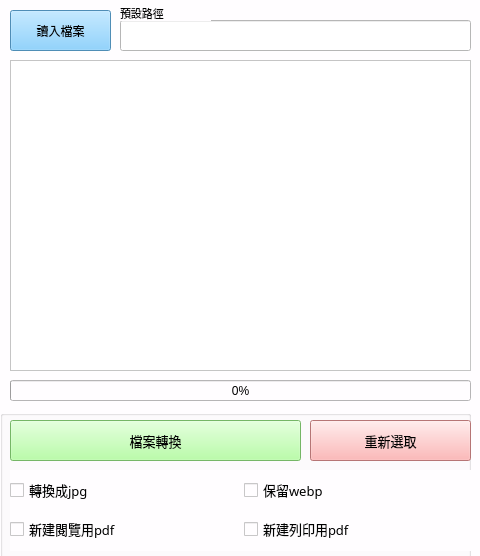
<?xml version="1.0" encoding="UTF-8"?>
<ui version="4.0">
 <class>Form</class>
 <widget class="QWidget" name="Form">
  <property name="enabled">
   <bool>true</bool>
  </property>
  <property name="geometry">
   <rect>
    <x>0</x>
    <y>0</y>
    <width>480</width>
    <height>556</height>
   </rect>
  </property>
  <property name="windowTitle">
   <string>Form</string>
  </property>
  <property name="styleSheet">
   <string notr="true">background-color: rgb(255, 253, 255);</string>
  </property>
  <widget class="QListWidget" name="listWidget">
   <property name="geometry">
    <rect>
     <x>10</x>
     <y>60</y>
     <width>461</width>
     <height>311</height>
    </rect>
   </property>
   <property name="styleSheet">
    <string notr="true">background-color: rgb(255, 255, 255);</string>
   </property>
  </widget>
  <widget class="QPushButton" name="pushButton_2">
   <property name="geometry">
    <rect>
     <x>10</x>
     <y>10</y>
     <width>101</width>
     <height>41</height>
    </rect>
   </property>
   <property name="font">
    <font>
     <family>Microsoft JhengHei UI</family>
     <pointsize>9</pointsize>
    </font>
   </property>
   <property name="styleSheet">
    <string notr="true">background-color: rgb(111, 198, 255);</string>
   </property>
   <property name="text">
    <string>讀入檔案</string>
   </property>
  </widget>
  <widget class="QLineEdit" name="lineEdit">
   <property name="geometry">
    <rect>
     <x>120</x>
     <y>20</y>
     <width>351</width>
     <height>31</height>
    </rect>
   </property>
   <property name="styleSheet">
    <string notr="true">background-color: rgb(255, 255, 255);</string>
   </property>
  </widget>
  <widget class="QLabel" name="label">
   <property name="geometry">
    <rect>
     <x>120</x>
     <y>5</y>
     <width>91</width>
     <height>16</height>
    </rect>
   </property>
   <property name="font">
    <font>
     <pointsize>8</pointsize>
    </font>
   </property>
   <property name="text">
    <string>預設路徑</string>
   </property>
  </widget>
  <widget class="QGroupBox" name="groupBox">
   <property name="geometry">
    <rect>
     <x>0</x>
     <y>410</y>
     <width>471</width>
     <height>151</height>
    </rect>
   </property>
   <property name="styleSheet">
    <string notr="true"/>
   </property>
   <property name="title">
    <string/>
   </property>
   <widget class="QPushButton" name="pushButton">
    <property name="enabled">
     <bool>true</bool>
    </property>
    <property name="geometry">
     <rect>
      <x>10</x>
      <y>10</y>
      <width>291</width>
      <height>41</height>
     </rect>
    </property>
    <property name="font">
     <font>
      <family>Microsoft JhengHei UI</family>
      <pointsize>10</pointsize>
      <weight>50</weight>
      <bold>false</bold>
     </font>
    </property>
    <property name="styleSheet">
     <string notr="true">background-color: rgb(164, 255, 143);
selection-color: rgb(172, 255, 172);</string>
    </property>
    <property name="text">
     <string>檔案轉換</string>
    </property>
    <property name="iconSize">
     <size>
      <width>20</width>
      <height>14</height>
     </size>
    </property>
    <property name="checkable">
     <bool>false</bool>
    </property>
    <property name="autoExclusive">
     <bool>false</bool>
    </property>
   </widget>
   <widget class="QPushButton" name="pushButton_3">
    <property name="enabled">
     <bool>true</bool>
    </property>
    <property name="geometry">
     <rect>
      <x>310</x>
      <y>10</y>
      <width>161</width>
      <height>41</height>
     </rect>
    </property>
    <property name="font">
     <font>
      <family>Microsoft JhengHei UI</family>
      <pointsize>10</pointsize>
      <weight>50</weight>
      <bold>false</bold>
     </font>
    </property>
    <property name="styleSheet">
     <string notr="true">background-color: rgb(255, 111, 111);
background-color: rgb(255, 164, 164);</string>
    </property>
    <property name="text">
     <string>重新選取</string>
    </property>
    <property name="iconSize">
     <size>
      <width>20</width>
      <height>14</height>
     </size>
    </property>
    <property name="checkable">
     <bool>false</bool>
    </property>
    <property name="autoExclusive">
     <bool>false</bool>
    </property>
   </widget>
   <widget class="QWidget" name="gridLayoutWidget">
    <property name="geometry">
     <rect>
      <x>10</x>
      <y>60</y>
      <width>461</width>
      <height>81</height>
     </rect>
    </property>
    <layout class="QGridLayout" name="gridLayout_2">
     <item row="1" column="1">
      <widget class="QCheckBox" name="checkBox_3">
       <property name="font">
        <font>
         <family>Microsoft YaHei Light</family>
         <pointsize>10</pointsize>
        </font>
       </property>
       <property name="text">
        <string>新建列印用pdf</string>
       </property>
      </widget>
     </item>
     <item row="1" column="0">
      <widget class="QCheckBox" name="checkBox_2">
       <property name="font">
        <font>
         <family>Microsoft YaHei Light</family>
         <pointsize>10</pointsize>
        </font>
       </property>
       <property name="text">
        <string>新建閱覽用pdf</string>
       </property>
      </widget>
     </item>
     <item row="0" column="1">
      <widget class="QCheckBox" name="checkBox_4">
       <property name="font">
        <font>
         <family>Microsoft YaHei UI Light</family>
         <pointsize>10</pointsize>
        </font>
       </property>
       <property name="text">
        <string>保留webp</string>
       </property>
      </widget>
     </item>
     <item row="0" column="0">
      <widget class="QCheckBox" name="checkBox">
       <property name="font">
        <font>
         <family>Microsoft YaHei UI Light</family>
         <pointsize>10</pointsize>
        </font>
       </property>
       <property name="text">
        <string>轉換成jpg</string>
       </property>
      </widget>
     </item>
    </layout>
   </widget>
  </widget>
  <widget class="QProgressBar" name="progressBar">
   <property name="geometry">
    <rect>
     <x>10</x>
     <y>380</y>
     <width>461</width>
     <height>21</height>
    </rect>
   </property>
   <property name="minimum">
    <number>0</number>
   </property>
   <property name="value">
    <number>0</number>
   </property>
  </widget>
 </widget>
 <tabstops>
  <tabstop>pushButton</tabstop>
  <tabstop>pushButton_2</tabstop>
  <tabstop>lineEdit</tabstop>
  <tabstop>listWidget</tabstop>
 </tabstops>
 <resources/>
 <connections/>
</ui>
